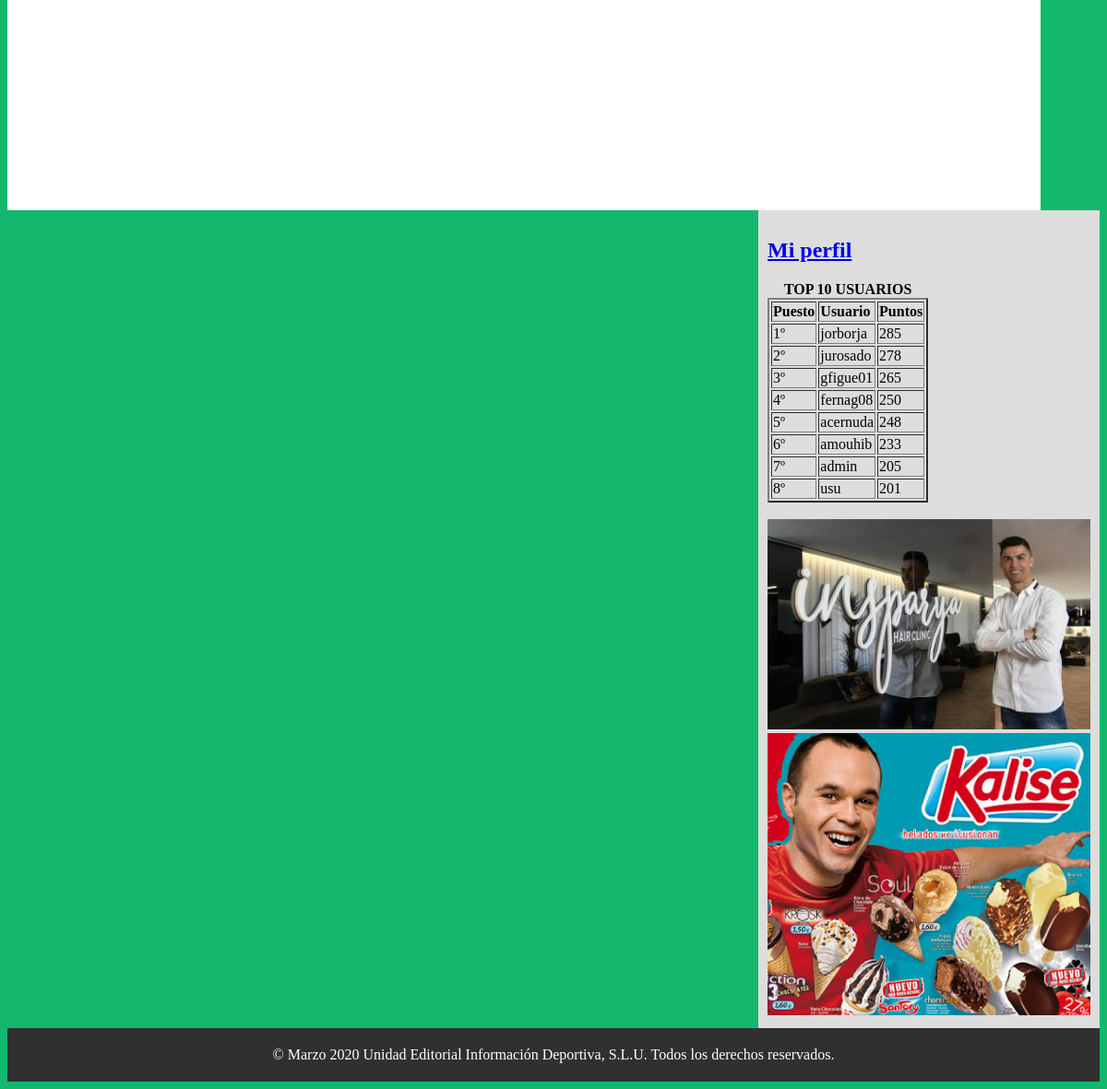
/mostrarPerfil.php (signed in, lower part), run on an earlier commit of the app's database.
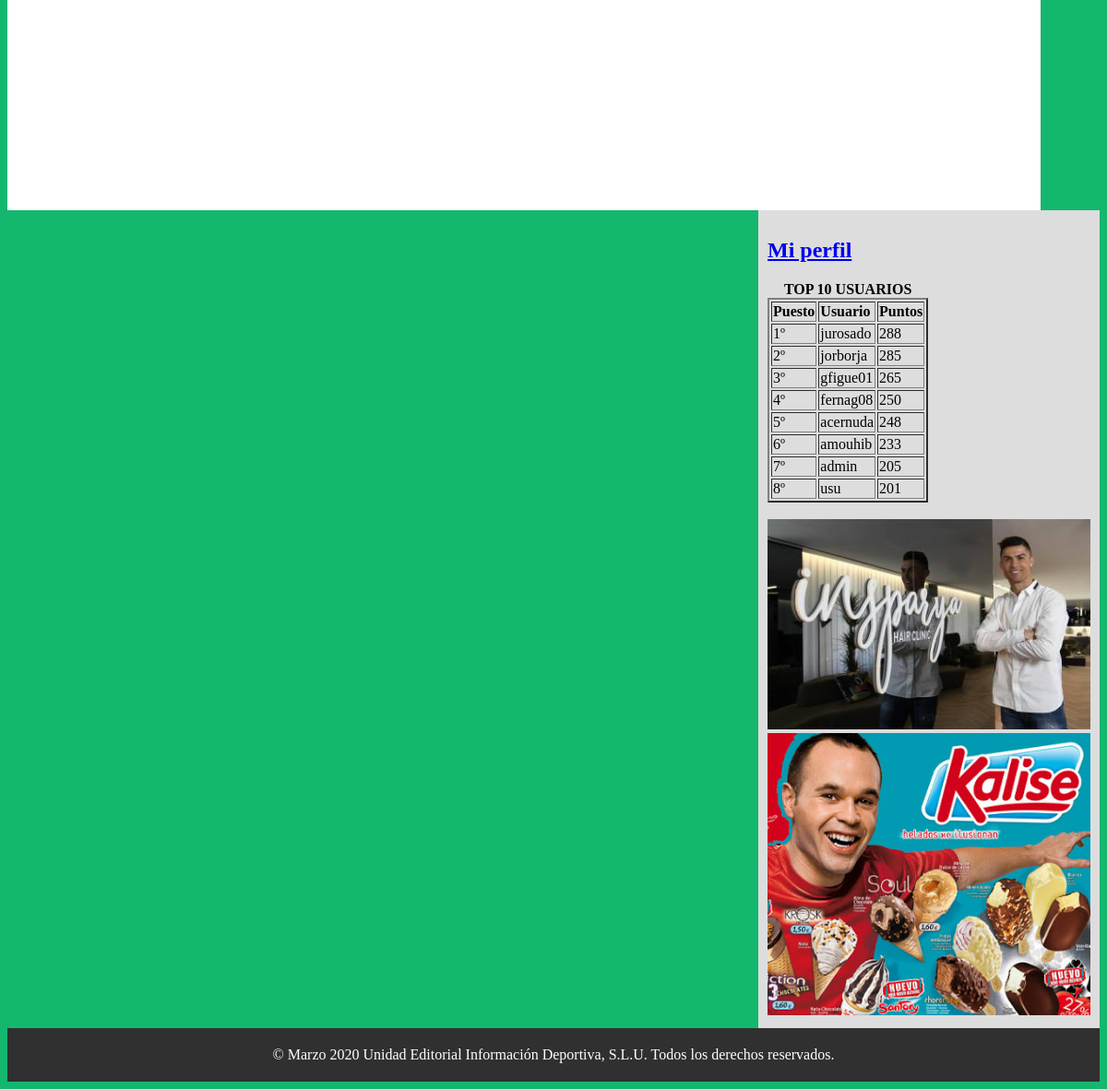
And on a later commit of the database.
### tables this page shows
CREATE TABLE `usuarios` (
  `IdUsuario` int(10) NOT NULL,
  `Nombre` varchar(30) NOT NULL,
  `Apellido1` varchar(30) NOT NULL,
  `Apellido2` varchar(30) NOT NULL,
  `Sexo` varchar(10) NOT NULL,
  `EquipoFavorito` varchar(50) NOT NULL,
  `NombreUsuario` varchar(50) NOT NULL,
  `Contrasena` varchar(100) NOT NULL,
  `Email` varchar(100) NOT NULL,
  `Administrador` tinyint(1) NOT NULL,
  `SomosFamilia` tinyint(1) NOT NULL,
  `Puntos` int(10) NOT NULL
);

### DAO.php (called while the page is built, shortened)
<?php
class DAO {
	protected $db;
 	public function __construct(){
        if (!$this->db)
        {
            $this->db = new mysqli('localhost', 'userLocal', 'Ua8smYv6GzqsNnsy', 'varderindecorner');
		}
    }
}
?>

### UsuarioSA.php (called while the page is built, shortened)
<?php
require_once('UsuarioDAO.php');
class UsuarioSA {
    protected $usuarioDAO;
	public function getUsuario($nombre){
		if(!$this->usuarioDAO){
			$this->usuarioDAO = new UsuarioDAO();
		}
		$aux = $this->usuarioDAO;
		$res = $aux->getUsuario($nombre);
		return $res;
	}
	public function devuelveRanking(){
		if(!$this->usuarioDAO){
			$this->usuarioDAO = new UsuarioDAO();
		}
		$aux = $this->usuarioDAO;
		return $aux->devuelveRanking();
	}
}
?>

### UsuarioDAO.php (called while the page is built, shortened)
<?php
require_once('DAO.php');
class UsuarioDAO extends DAO{
	public function getUsuario($nombre) {
		$db = $this->db;
		$sql = "SELECT * from usuarios where NombreUsuario = '$nombre'";
		$consulta = mysqli_query($db, $sql);
        return  $obj = $consulta->fetch_object();
    }
    public function devuelveRanking(){
    	$db = $this->db;
    	$sql = "SELECT NombreUsuario, Puntos FROM usuarios ORDER BY Puntos DESC, NombreUsuario ASC LIMIT 10";
    	$consulta = mysqli_query($db, $sql);
    	return $consulta;
    }
}
?>

### mostrarPerfil.php (the view, shortened to what this page needs)
<?php session_start();
$usuario=$_SESSION['nombre'];
require_once('UsuarioSA.php');
?>
<!DOCTYPE html>
<html>
<head>
	<link rel="stylesheet" type="text/css" href="estilo.css" />
</head>
<body>
	<div id="contenido">
		<?php
			$usuarioSA = new UsuarioSA();
			$perfil = $usuarioSA->getUsuario($usuario);
			echo "<b>Usuario: </b>" . $perfil->NombreUsuario . "<br>";
			echo "<b>Nombre: </b>" .$perfil->Nombre ." ".$perfil->Apellido1 ." ". $perfil->Apellido2 . "<br>";
			echo "<b>Sexo: </b>" . $perfil->Sexo . "<br>";
			echo "<b>Tu equipo: </b>" . $perfil->EquipoFavorito . "<br>";
			echo "<b>Mail: </b>" . $perfil->Email . "<br>";
			if($perfil->SomosFamilia){
				echo"<b>Usuario SomosFamilia: </b> SI <br>";
			}else{
				echo"<b>Usuario SomosFamilia: </b> NO <br>";
			}
			echo "<b>Puntos conseguidos: </b>" . $perfil->Puntos . "<br>";
		?>
	</div>
	<?php
		require("sidebarDer.php");
		require("pie.php");
	?>
</body>
</html>

### sidebarDer.php
<div id="sidebar-right">
	<div id="perfil">
		<?php
			if (isset($_SESSION["login"]) && ($_SESSION["login"]==true)) {
				echo "<h2><a href='mostrarPerfil.php'>Mi perfil</a></h2>";
			}
		?>
	</div>
	<div id="ranking">
		<?php
			require_once('UsuarioSA.php');
			$usuarioSA = new UsuarioSA();
			$lista = $usuarioSA->devuelveRanking();
		?>
		<table border="2">
			<caption><b>TOP 10 USUARIOS</b></caption>
			<tr>
				<td><b>Puesto</b></td>
				<td><b>Usuario</b></td>
				<td><b>Puntos</b></td>
			</tr>
		<?php
			$i = 1;
			while($mostrar=mysqli_fetch_object($lista)){
				echo "<tr>";
					echo "<td>".$i."º</td>";
					echo "<td>".$mostrar->NombreUsuario."</td>";
					echo "<td>".$mostrar->Puntos."</td>";
				echo "</tr>";
				$i++;
			}
		?>
		</table>
		<br>
	</div>
	<div id="anuncios">
		<img src="./img/insparya.jpg" alt="clinica capilar cr7" width="350">
		<img src="./img/kaliseParaTodos.png" alt="kalise para todos" width="350">
	</div>
</div>

What changed in the data, as far as the page shows it:
changed usuarios "jurosado": Puntos "278" → "288"; moves up the list
